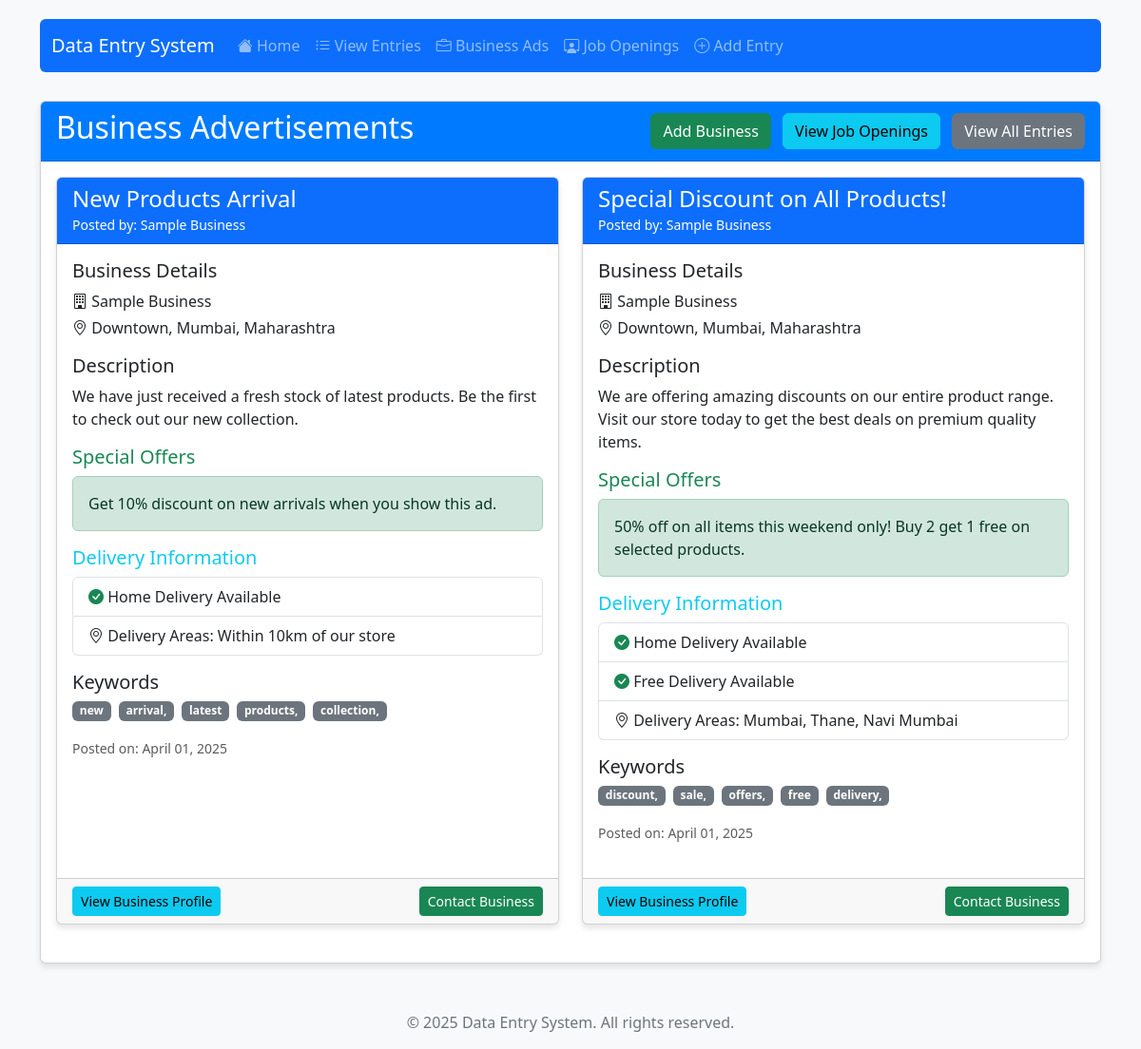
The page /business-ads/ on the database its author committed.
### entry_app/models.py (models this page shows, shortened)
class BusinessAd(models.Model):
    business = models.ForeignKey(PersonalInfo, on_delete=models.CASCADE, related_name='ads')
    headline = models.CharField(max_length=200)
    description = models.TextField()
    offers = models.TextField(blank=True, null=True, help_text="Special offers and promotions")
    home_delivery = models.BooleanField(default=False, help_text="Whether home delivery is available")
    free_delivery = models.BooleanField(default=False, help_text="Whether free delivery is available")
    delivery_areas = models.CharField(max_length=200, blank=True, null=True, help_text="Areas where delivery is available")
    keywords = models.CharField(max_length=255)
    created_at = models.DateTimeField(auto_now_add=True)
    updated_at = models.DateTimeField(auto_now=True)

class PersonalInfo(models.Model):
    name = models.CharField(max_length=100)
    profession = models.CharField(max_length=100)
    area = models.CharField(max_length=100)
    city = models.CharField(max_length=100)
    state = models.CharField(max_length=100)
    created_at = models.DateTimeField(auto_now_add=True)
    updated_at = models.DateTimeField(auto_now=True)

### entry_app/views.py (the view)
# urls.py: path('business-ads/', views.business_ads_list, name='business_ads_list'),
def business_ads_list(request):
    ads = BusinessAd.objects.select_related('business').order_by('-created_at')
    return render(request, 'entry_app/business_ads_list.html', {'ads': ads})

### entry_app/templates/entry_app/business_ads_list.html (shortened to what this page needs)
{% extends 'entry_app/base.html' %}
{% block content %}
<div class="card">
    <div class="card-header d-flex justify-content-between align-items-center">
        <h2>Business Advertisements</h2>
        <div>
            <a href="{% url 'add_entry' %}" class="btn btn-success me-2">Add Business</a>
            <a href="{% url 'job_ads_list' %}" class="btn btn-info me-2">View Job Openings</a>
            <a href="{% url 'list_entries' %}" class="btn btn-secondary">View All Entries</a>
        </div>
    </div>
    <div class="card-body">
        {% if ads %}
            <div class="row">
                {% for ad in ads %}
                    <div class="col-md-6 mb-4">
                        <div class="card h-100">
                            <div class="card-header bg-primary text-white">
                                <h4 class="mb-0">{{ ad.headline }}</h4>
                                <small>Posted by: {{ ad.business.name }}</small>
                            </div>
                            <div class="card-body">
                                <div class="mb-3">
                                    <h5 class="card-title">Business Details</h5>
                                    <p class="mb-1"><i class="bi bi-building"></i> {{ ad.business.name }}</p>
                                    <p class="mb-1"><i class="bi bi-geo-alt"></i> {{ ad.business.area }}, {{ ad.business.city }}, {{ ad.business.state }}</p>
                                </div>
                                <div class="mb-3">
                                    <h5 class="card-title">Description</h5>
                                    <p class="card-text">{{ ad.description }}</p>
                                </div>
                                {% if ad.offers %}
                                <div class="mb-3">
                                    <h5 class="card-title text-success">Special Offers</h5>
                                    <div class="alert alert-success">
                                        <p class="mb-0">{{ ad.offers }}</p>
                                    </div>
                                </div>
                                {% endif %}
                                {% if ad.home_delivery or ad.free_delivery or ad.delivery_areas %}
                                <div class="mb-3">
                                    <h5 class="card-title text-info">Delivery Information</h5>
                                    <ul class="list-group">
                                        {% if ad.home_delivery %}
                                        <li class="list-group-item"><i class="bi bi-check-circle-fill text-success"></i> Home Delivery Available</li>
                                        {% endif %}
                                        {% if ad.free_delivery %}
                                        <li class="list-group-item"><i class="bi bi-check-circle-fill text-success"></i> Free Delivery Available</li>
                                        {% endif %}
                                        {% if ad.delivery_areas %}
                                        <li class="list-group-item"><i class="bi bi-geo-alt"></i> Delivery Areas: {{ ad.delivery_areas }}</li>
                                        {% endif %}
                                    </ul>
                                </div>
                                {% endif %}
                                <div class="mb-3">
                                    <h5 class="card-title">Keywords</h5>
                                    <div class="d-flex flex-wrap gap-2">
                                        {% for keyword in ad.keywords.split|slice:":5" %}
                                            <span class="badge bg-secondary">{{ keyword }}</span>
                                        {% endfor %}
                                    </div>
                                </div>
                                <div class="text-muted">
                                    <small>Posted on: {{ ad.created_at|date:"F d, Y" }}</small>
                                </div>
                            </div>
                            <div class="card-footer d-flex justify-content-between">
                                <a href="{% url 'business_ad' ad.business.id %}" class="btn btn-info btn-sm">View Business Profile</a>
                                <button class="btn btn-success btn-sm" onclick="alert('Contact initiated!')">Contact Business</button>
                            </div>
                        </div>
                    </div>
                {% endfor %}
            </div>
        {% else %}
            <div class="alert alert-info">
                <p>No business advertisements found. <a href="{% url 'list_entries' %}">View all entries</a> to see if there are any business profiles.</p>
            </div>
        {% endif %}
    </div>
</div>
{% endblock %}

### entry_app/templates/entry_app/base.html (style rules this page uses)
body { padding-top: 20px; background-color: #f8f9fa; }
.card { margin-bottom: 20px; box-shadow: 0 4px 6px rgba(0,0,0,0.1); }
.card-header { background-color: #007bff; color: white; }

### rows shown on the page
BusinessAd: headline "New Products Arrival", business.name "Sample Business", business.area "Downtown", business.city "Mumbai", business.state "Maharashtra", description "We have just received a fresh stock of latest products. Be the first to check out our new collection.", offers "Get 10% discount on new arrivals when you show this ad.", home_delivery True (drawn), delivery_areas "Within 10km of our store", split "new" "arrival," "latest" "products," "collection,", created_at "April 01, 2025"
BusinessAd: headline "Special Discount on All Products!", business.name "Sample Business", business.area "Downtown", business.city "Mumbai", business.state "Maharashtra", description "We are offering amazing discounts on our entire product range. Visit our store today to get the best deals on premium quality items.", offers "50% off on all items this weekend only! Buy 2 get 1 free on selected products.", home_delivery True (drawn), free_delivery True (drawn), delivery_areas "Mumbai, Thane, Navi Mumbai", split "discount," "sale," "offers," "free" "delivery,", created_at "April 01, 2025"
